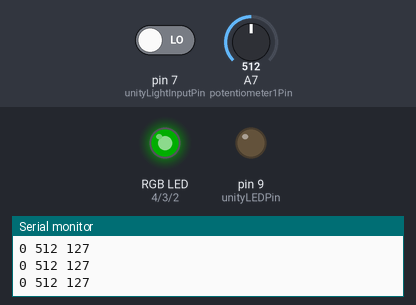
This sketch was run on a simulated Arduino Nano, built with avr-gcc and run on an emulated ATmega328P. Shown: an RGB LED mixed from three pins (HIGH = lit), output pins drawn as LEDs (lit = HIGH), the last lines printed to the serial monitor. The test bench sets the inputs (shaded band); at power-on: A7 (potentiometer1Pin) = 512, pin 7 (unityLightInputPin) LOW. Dim RGB values are drawn brighter than linear.

Above: at 1.2 s.
1.3 s: A7 (potentiometer1Pin) set to 0
At 2.5 s:
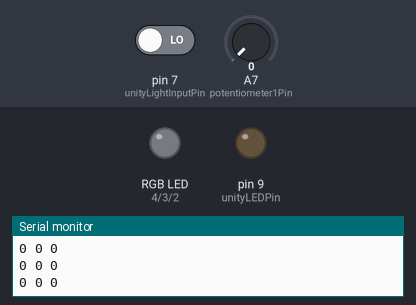
2.8 s: pin 7 (unityLightInputPin) driven HIGH
At 3.7 s:
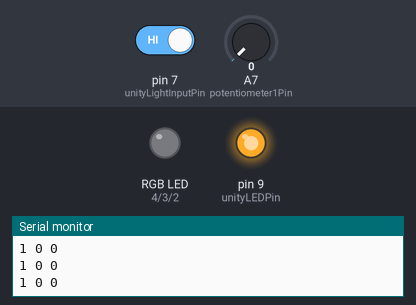
4.3 s: A7 (potentiometer1Pin) set to 7
7.3 s: A7 (potentiometer1Pin) set to 10
At 8.3 s:
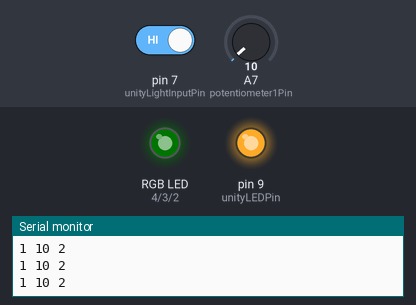
8.8 s: A7 (potentiometer1Pin) set to 1023
At 9.5 s:
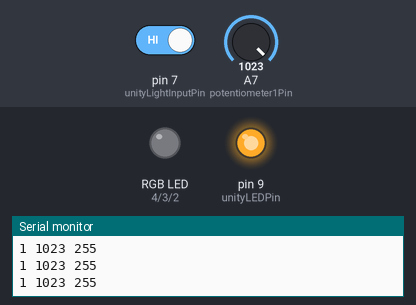
10.3 s: pin 7 (unityLightInputPin) driven LOW
At 11.0 s:
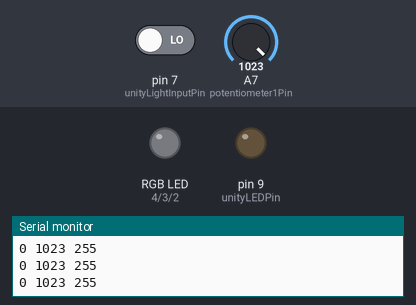
Timing chart, 0 to 12.8 s (numbered marks = the images above; inputs shaded):
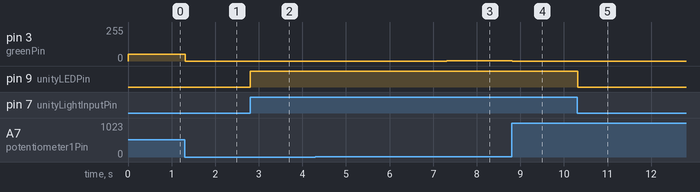

Measured:
- after the input at 1.3 s, pin 3 (greenPin): 51/255 → 0/255 at once
- after the input at 2.8 s, pin 9 (unityLEDPin): LOW → HIGH at once
- after the input at 7.3 s, pin 3 (greenPin): 0/255 → 1/255 at once
- after the input at 8.8 s, pin 3 (greenPin): 1/255 → 0/255 at once
- after the input at 10.3 s, pin 9 (unityLEDPin): HIGH → LOW at once

The sketch:

flashlightTestCode.ino
```cpp
const byte unityLEDPin = 9;
const byte unityLightInputPin = 7;
const byte potentiometer1Pin = A7;

const byte redPin = 4;
const byte greenPin = 3;
const byte bluePin = 2;

const byte value = 20;

//variables for color adjustments on potentiometer
byte hue = 0;
byte red = 0;
byte blue = 0;
byte green = 0;

//light feedback
bool poweredOn = false;

void setup() {
  // put your setup code here, to run once:
  pinMode(unityLEDPin, OUTPUT);
  pinMode(unityLightInputPin, INPUT);
  pinMode(potentiometer1Pin, INPUT);

  pinMode(redPin, OUTPUT);
  pinMode(bluePin, OUTPUT);
  pinMode(greenPin, OUTPUT);

  Serial.begin(9600);
}

void loop() {
  //process on/off, prototype unity feedback
  byte unityLightInput = digitalRead(unityLightInputPin);
  Serial.print(unityLightInput);
  Serial.print(" ");
  if (unityLightInput == 1 && poweredOn == false) {
    poweredOn = true;
    digitalWrite(unityLEDPin, HIGH);
  } else if (unityLightInput == 0 && poweredOn == true) {
    poweredOn = false;
    digitalWrite(unityLEDPin, LOW);
  }

  //process color
  int potIn = analogRead(potentiometer1Pin);
  hue = map(potIn, 0, 1023, 0, 255);
  Serial.print(potIn);
  Serial.print(" ");
  Serial.println(hue);
  calculateColors(hue);
  analogWrite(redPin, red);
  analogWrite(greenPin, green);
  analogWrite(bluePin, blue);

}

//Takes target hue value and processes into which format to use
void calculateColors(int hueIn) {
  //hue = hueIn;
  //HSV to RGB conversion formula found here: https://www.rapidtables.com/convert/color/hsv-to-rgb.html
  //All code is original

  //because value and saturation are both assumed to be 100%, the math involves A LOT of 1s
  double s = 1.0;
  double v = value / 100.0;
  double C = v * s;
  double X = C * (1.0 - abs(fmod(((double)hueIn / 60.0), 2.0) - 1.0));
  //Serial.println(fmod(((double) hueIn / 60.0), 2.0));
  int m = v - C;

  //assigns arrangement of coefficients C, X, and 0 based on input hue
  //then calls writeColors with that arrangement, which will convert that to RGB values
  if (hueIn >= 0 && hueIn < 60) {
    writeColors(C, X, 0, m);
  } else if (hueIn >= 60 && hueIn < 120) {
    writeColors(X, C, 0, m);
  } else if (hueIn >= 120 && hueIn < 180) {
    writeColors(0, C, X, m);
  } else if (hueIn >= 180 && hueIn < 240) {
    writeColors(0, X, C, m);
  } else if (hueIn >= 240 && hueIn < 300) {
    writeColors(X, 0, C, m);
  } else if (hueIn >= 300 && hueIn < 360) {
    writeColors(C, 0, X, m);
  }
}

//Convert input arrangement of rgb (on a float scale of 0.0 to 1.0) and zone to int values 0-255 for that zone
void writeColors(double thisRed, double thisGreen, double thisBlue, double m) {
  //map 0.0-1.0 to 0-255
  //(thisRed + m) *= 255;
  //(thisBlue + m) *= 255;
  //(thisGreen + m) *= 255;
  thisRed = (thisRed + m) * 255;
  thisGreen = (thisGreen + m) * 255;
  thisBlue = (thisBlue + m) * 255;

  red = thisRed;
  blue = thisBlue;
  green = thisGreen;
  /*
  Serial.print(red);
  Serial.print(" ");
  Serial.print(green);
  Serial.print(" ");
  Serial.println(rgbTimer);
  */
}
```
